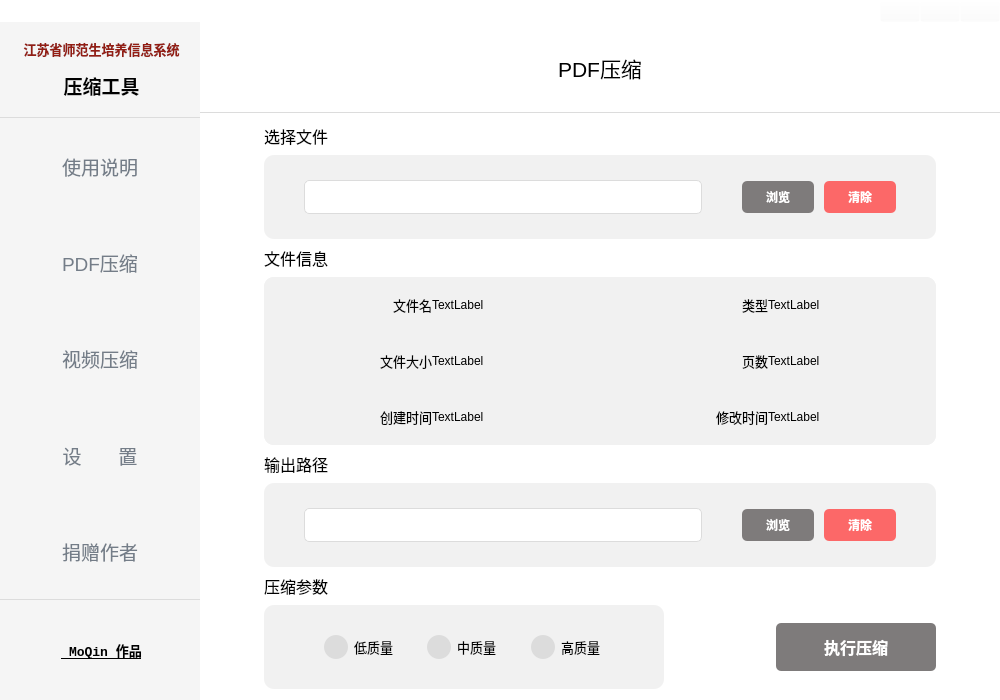
<?xml version="1.0" encoding="UTF-8"?>
<ui version="4.0">
 <class>CompressWidget</class>
 <widget class="QWidget" name="CompressWidget">
  <property name="geometry">
   <rect>
    <x>0</x>
    <y>0</y>
    <width>1000</width>
    <height>700</height>
   </rect>
  </property>
  <property name="font">
   <font>
    <family>Microsoft JhengHei UI</family>
   </font>
  </property>
  <property name="windowTitle">
   <string>Form</string>
  </property>
  <property name="styleSheet">
   <string notr="true">background-color: rgb(255, 255, 255);</string>
  </property>
  <layout class="QVBoxLayout" name="verticalLayout">
   <property name="spacing">
    <number>0</number>
   </property>
   <property name="leftMargin">
    <number>0</number>
   </property>
   <property name="topMargin">
    <number>0</number>
   </property>
   <property name="rightMargin">
    <number>0</number>
   </property>
   <property name="bottomMargin">
    <number>0</number>
   </property>
   <item>
    <layout class="QHBoxLayout" name="horizontalLayout">
     <item>
      <spacer name="horizontalSpacer">
       <property name="orientation">
        <enum>Qt::Horizontal</enum>
       </property>
       <property name="sizeType">
        <enum>QSizePolicy::Expanding</enum>
       </property>
       <property name="sizeHint" stdset="0">
        <size>
         <width>40</width>
         <height>20</height>
        </size>
       </property>
      </spacer>
     </item>
     <item>
      <widget class="QPushButton" name="minBtn">
       <property name="enabled">
        <bool>true</bool>
       </property>
       <property name="sizePolicy">
        <sizepolicy hsizetype="Minimum" vsizetype="Fixed">
         <horstretch>0</horstretch>
         <verstretch>0</verstretch>
        </sizepolicy>
       </property>
       <property name="minimumSize">
        <size>
         <width>40</width>
         <height>0</height>
        </size>
       </property>
       <property name="maximumSize">
        <size>
         <width>50</width>
         <height>25</height>
        </size>
       </property>
       <property name="styleSheet">
        <string notr="true">#minBtn{
background-color: rgba(255, 255, 255, 0);
	
}
#minBtn:hover{
background-color: #C6C6C6;
border:none;
}</string>
       </property>
       <property name="text">
        <string/>
       </property>
       <property name="icon">
        <iconset resource="../img/basicIcon.qrc">
         <normaloff>:/basic/min.png</normaloff>:/basic/min.png</iconset>
       </property>
       <property name="iconSize">
        <size>
         <width>20</width>
         <height>20</height>
        </size>
       </property>
      </widget>
     </item>
     <item>
      <widget class="QPushButton" name="maxBtn">
       <property name="sizePolicy">
        <sizepolicy hsizetype="Minimum" vsizetype="Fixed">
         <horstretch>0</horstretch>
         <verstretch>0</verstretch>
        </sizepolicy>
       </property>
       <property name="minimumSize">
        <size>
         <width>40</width>
         <height>0</height>
        </size>
       </property>
       <property name="maximumSize">
        <size>
         <width>50</width>
         <height>25</height>
        </size>
       </property>
       <property name="styleSheet">
        <string notr="true">#maxBtn{
background-color: rgba(255, 255, 255, 0);
	
}
#maxBtn:hover{
background-color: #C6C6C6;
border:none;
}</string>
       </property>
       <property name="text">
        <string/>
       </property>
       <property name="icon">
        <iconset resource="../img/basicIcon.qrc">
         <normaloff>:/basic/max.png</normaloff>:/basic/max.png</iconset>
       </property>
       <property name="iconSize">
        <size>
         <width>20</width>
         <height>20</height>
        </size>
       </property>
      </widget>
     </item>
     <item>
      <widget class="QPushButton" name="closeBtn">
       <property name="minimumSize">
        <size>
         <width>40</width>
         <height>0</height>
        </size>
       </property>
       <property name="maximumSize">
        <size>
         <width>50</width>
         <height>25</height>
        </size>
       </property>
       <property name="styleSheet">
        <string notr="true">#closeBtn{
background-color: rgba(255, 255, 255, 0);
}
#closeBtn:hover{
background-color: #FC6868;
border:none;
}</string>
       </property>
       <property name="text">
        <string/>
       </property>
       <property name="icon">
        <iconset resource="../img/basicIcon.qrc">
         <normaloff>:/basic/close.png</normaloff>:/basic/close.png</iconset>
       </property>
       <property name="iconSize">
        <size>
         <width>20</width>
         <height>20</height>
        </size>
       </property>
      </widget>
     </item>
    </layout>
   </item>
   <item>
    <layout class="QHBoxLayout" name="horizontalLayout_2" stretch="2,8">
     <property name="spacing">
      <number>0</number>
     </property>
     <item>
      <layout class="QVBoxLayout" name="verticalLayout_2" stretch="0">
       <item>
        <widget class="QWidget" name="widget" native="true">
         <property name="styleSheet">
          <string notr="true">#widget{background-color: rgb(255,255,255);}

.QPushButton{
	background-color: rgb(245,245,245);
	border:none;
	color: rgb(116, 125, 136);
}
.QPushButton:checked{
	background-color: rgba(255, 255, 255, 255);
	border:none;
	color: rgb(0, 0, 0);
}
.QLabel{
	background-color: rgba(255, 255, 255, 0);
	border:none;
}</string>
         </property>
         <layout class="QVBoxLayout" name="verticalLayout_3">
          <property name="spacing">
           <number>0</number>
          </property>
          <property name="leftMargin">
           <number>0</number>
          </property>
          <property name="topMargin">
           <number>0</number>
          </property>
          <property name="rightMargin">
           <number>0</number>
          </property>
          <property name="bottomMargin">
           <number>0</number>
          </property>
          <item>
           <widget class="QLabel" name="label">
            <property name="sizePolicy">
             <sizepolicy hsizetype="Preferred" vsizetype="Expanding">
              <horstretch>0</horstretch>
              <verstretch>0</verstretch>
             </sizepolicy>
            </property>
            <property name="styleSheet">
             <string notr="true">border-bottom:solid;
border-width:0.5px;
border-bottom-color: rgb(220, 220, 220);
background-color: rgb(245,245,245);
</string>
            </property>
            <property name="frameShape">
             <enum>QFrame::NoFrame</enum>
            </property>
            <property name="lineWidth">
             <number>1</number>
            </property>
            <property name="text">
             <string>&lt;html&gt;&lt;head/&gt;&lt;body&gt;&lt;p align=&quot;center&quot;&gt;&lt;span style=&quot; font-size:10pt; font-weight:600; color:#931d13;&quot;&gt;江苏省师范生培养信息系统&lt;/span&gt;&lt;/p&gt;&lt;p align=&quot;center&quot;&gt;&lt;span style=&quot; font-size:14pt; font-weight:600;&quot;&gt;压缩工具&lt;/span&gt;&lt;/p&gt;&lt;/body&gt;&lt;/html&gt;</string>
            </property>
           </widget>
          </item>
          <item>
           <widget class="QPushButton" name="usageBtn">
            <property name="sizePolicy">
             <sizepolicy hsizetype="Minimum" vsizetype="Expanding">
              <horstretch>0</horstretch>
              <verstretch>0</verstretch>
             </sizepolicy>
            </property>
            <property name="font">
             <font>
              <family>Microsoft YaHei UI</family>
              <pointsize>14</pointsize>
             </font>
            </property>
            <property name="text">
             <string>使用说明</string>
            </property>
            <property name="checkable">
             <bool>true</bool>
            </property>
           </widget>
          </item>
          <item>
           <widget class="QPushButton" name="pdfBtn">
            <property name="sizePolicy">
             <sizepolicy hsizetype="Minimum" vsizetype="Expanding">
              <horstretch>0</horstretch>
              <verstretch>0</verstretch>
             </sizepolicy>
            </property>
            <property name="font">
             <font>
              <family>Microsoft YaHei UI</family>
              <pointsize>14</pointsize>
             </font>
            </property>
            <property name="text">
             <string>PDF压缩</string>
            </property>
            <property name="checkable">
             <bool>true</bool>
            </property>
           </widget>
          </item>
          <item>
           <widget class="QPushButton" name="videoBtn">
            <property name="sizePolicy">
             <sizepolicy hsizetype="Minimum" vsizetype="Expanding">
              <horstretch>0</horstretch>
              <verstretch>0</verstretch>
             </sizepolicy>
            </property>
            <property name="font">
             <font>
              <family>Microsoft YaHei UI</family>
              <pointsize>14</pointsize>
             </font>
            </property>
            <property name="text">
             <string>视频压缩</string>
            </property>
            <property name="checkable">
             <bool>true</bool>
            </property>
           </widget>
          </item>
          <item>
           <widget class="QPushButton" name="settingsBtn">
            <property name="sizePolicy">
             <sizepolicy hsizetype="Minimum" vsizetype="Expanding">
              <horstretch>0</horstretch>
              <verstretch>0</verstretch>
             </sizepolicy>
            </property>
            <property name="font">
             <font>
              <family>Microsoft YaHei UI</family>
              <pointsize>14</pointsize>
             </font>
            </property>
            <property name="text">
             <string>设       置</string>
            </property>
            <property name="checkable">
             <bool>true</bool>
            </property>
           </widget>
          </item>
          <item>
           <widget class="QPushButton" name="donateBtn">
            <property name="sizePolicy">
             <sizepolicy hsizetype="Minimum" vsizetype="Expanding">
              <horstretch>0</horstretch>
              <verstretch>0</verstretch>
             </sizepolicy>
            </property>
            <property name="font">
             <font>
              <family>Microsoft YaHei UI</family>
              <pointsize>14</pointsize>
             </font>
            </property>
            <property name="text">
             <string>捐赠作者</string>
            </property>
            <property name="checkable">
             <bool>true</bool>
            </property>
           </widget>
          </item>
          <item>
           <widget class="QLabel" name="label_2">
            <property name="sizePolicy">
             <sizepolicy hsizetype="Preferred" vsizetype="Preferred">
              <horstretch>0</horstretch>
              <verstretch>0</verstretch>
             </sizepolicy>
            </property>
            <property name="minimumSize">
             <size>
              <width>0</width>
              <height>0</height>
             </size>
            </property>
            <property name="maximumSize">
             <size>
              <width>16777215</width>
              <height>16777215</height>
             </size>
            </property>
            <property name="font">
             <font>
              <family>Consolas</family>
             </font>
            </property>
            <property name="styleSheet">
             <string notr="true">border-top:solid;
border-width:0.5px;
border-top-color: rgb(220, 220, 220);
background-color: rgb(245,245,245);</string>
            </property>
            <property name="text">
             <string>&lt;html&gt;&lt;head/&gt;&lt;body&gt;&lt;p align=&quot;center&quot;&gt;&lt;br/&gt;&lt;/p&gt;&lt;p align=&quot;center&quot;&gt;&lt;img src=&quot;:/logo/github_change.png&quot; width=&quot;25&quot; height=&quot;25&quot;/&gt;&lt;a href=&quot;https://github.com/jimmy-moqin/compressTools&quot;&gt;&lt;span style=&quot; font-size:10pt; font-weight:600; text-decoration: underline; color:#000000;&quot;&gt; MoQin 作品&lt;/span&gt;&lt;/a&gt;&lt;/p&gt;&lt;p align=&quot;center&quot;&gt;&lt;br/&gt;&lt;/p&gt;&lt;/body&gt;&lt;/html&gt;</string>
            </property>
           </widget>
          </item>
         </layout>
        </widget>
       </item>
      </layout>
     </item>
     <item>
      <widget class="QStackedWidget" name="stackedWidget">
       <property name="currentIndex">
        <number>1</number>
       </property>
       <widget class="QWidget" name="page">
        <layout class="QVBoxLayout" name="verticalLayout_4" stretch="2,13">
         <property name="spacing">
          <number>0</number>
         </property>
         <property name="leftMargin">
          <number>0</number>
         </property>
         <property name="topMargin">
          <number>0</number>
         </property>
         <property name="rightMargin">
          <number>0</number>
         </property>
         <property name="bottomMargin">
          <number>0</number>
         </property>
         <item>
          <widget class="QLabel" name="label_3">
           <property name="font">
            <font>
             <family>黑体</family>
             <pointsize>16</pointsize>
            </font>
           </property>
           <property name="styleSheet">
            <string notr="true">border-bottom:solid;
border-width:0.5px;
border-bottom-color: rgb(220, 220, 220);

</string>
           </property>
           <property name="text">
            <string>使用说明</string>
           </property>
           <property name="alignment">
            <set>Qt::AlignCenter</set>
           </property>
          </widget>
         </item>
         <item>
          <spacer name="verticalSpacer">
           <property name="orientation">
            <enum>Qt::Vertical</enum>
           </property>
           <property name="sizeHint" stdset="0">
            <size>
             <width>20</width>
             <height>40</height>
            </size>
           </property>
          </spacer>
         </item>
        </layout>
       </widget>
       <widget class="QWidget" name="pdfPage">
        <property name="styleSheet">
         <string notr="true">
.QLineEdit{
	border:solid;
	border-color:#DCDCDC;
	border-width:0.5px;
	height:32px;
	border-radius:5px;
}
.QPushButton{
	border:none;
	border-radius:5px;
	width:72px;
	height:32px;
	background-color: rgb(126, 123, 123);
	color:rgb(255, 255, 255);
	font-family:&quot;黑体&quot;;
	font-weight:bold;
}
#browseBtn1:hover{
	background-color: rgb(39, 39, 39);
}
#browseBtn2:hover{
	background-color: rgb(39, 39, 39);
}
#clearBtn1{
	background-color: rgb(252, 104, 104);
}
#clearBtn2{
	background-color: rgb(252, 104, 104);
}
#clearBtn1:hover{
	background-color: rgb(255, 29, 29);
}
#clearBtn2:hover{
	background-color: rgb(255, 29, 29);
}</string>
        </property>
        <layout class="QVBoxLayout" name="verticalLayout_5" stretch="3,19">
         <property name="spacing">
          <number>0</number>
         </property>
         <property name="leftMargin">
          <number>0</number>
         </property>
         <property name="topMargin">
          <number>0</number>
         </property>
         <property name="rightMargin">
          <number>0</number>
         </property>
         <property name="bottomMargin">
          <number>11</number>
         </property>
         <item>
          <widget class="QLabel" name="label_4">
           <property name="font">
            <font>
             <family>Microsoft YaHei UI</family>
             <pointsize>16</pointsize>
            </font>
           </property>
           <property name="styleSheet">
            <string notr="true">border-bottom:solid;
border-width:0.5px;
border-bottom-color: rgb(220, 220, 220);

</string>
           </property>
           <property name="text">
            <string>PDF压缩</string>
           </property>
           <property name="alignment">
            <set>Qt::AlignCenter</set>
           </property>
          </widget>
         </item>
         <item>
          <layout class="QHBoxLayout" name="horizontalLayout_3">
           <property name="spacing">
            <number>0</number>
           </property>
           <item>
            <spacer name="horizontalSpacer_3">
             <property name="orientation">
              <enum>Qt::Horizontal</enum>
             </property>
             <property name="sizeType">
              <enum>QSizePolicy::Fixed</enum>
             </property>
             <property name="sizeHint" stdset="0">
              <size>
               <width>64</width>
               <height>20</height>
              </size>
             </property>
            </spacer>
           </item>
           <item>
            <layout class="QVBoxLayout" name="verticalLayout_6" stretch="0,1,0,2,0,1,0,1">
             <property name="spacing">
              <number>7</number>
             </property>
             <property name="sizeConstraint">
              <enum>QLayout::SetMinimumSize</enum>
             </property>
             <property name="topMargin">
              <number>11</number>
             </property>
             <item>
              <widget class="QLabel" name="label_5">
               <property name="font">
                <font>
                 <family>Microsoft YaHei UI</family>
                 <pointsize>12</pointsize>
                </font>
               </property>
               <property name="text">
                <string>选择文件</string>
               </property>
              </widget>
             </item>
             <item>
              <widget class="QWidget" name="widget_2" native="true">
               <property name="styleSheet">
                <string notr="true">.QWidget{
	background-color: rgb(241, 241, 241);
	border-radius:10px;
}</string>
               </property>
               <layout class="QHBoxLayout" name="horizontalLayout_4">
                <property name="spacing">
                 <number>0</number>
                </property>
                <property name="leftMargin">
                 <number>0</number>
                </property>
                <property name="topMargin">
                 <number>0</number>
                </property>
                <property name="rightMargin">
                 <number>0</number>
                </property>
                <property name="bottomMargin">
                 <number>0</number>
                </property>
                <item>
                 <spacer name="horizontalSpacer_5">
                  <property name="orientation">
                   <enum>Qt::Horizontal</enum>
                  </property>
                  <property name="sizeType">
                   <enum>QSizePolicy::Fixed</enum>
                  </property>
                  <property name="sizeHint" stdset="0">
                   <size>
                    <width>40</width>
                    <height>20</height>
                   </size>
                  </property>
                 </spacer>
                </item>
                <item>
                 <widget class="QLineEdit" name="lineEdit">
                  <property name="sizePolicy">
                   <sizepolicy hsizetype="Expanding" vsizetype="Fixed">
                    <horstretch>0</horstretch>
                    <verstretch>0</verstretch>
                   </sizepolicy>
                  </property>
                  <property name="minimumSize">
                   <size>
                    <width>0</width>
                    <height>32</height>
                   </size>
                  </property>
                 </widget>
                </item>
                <item>
                 <spacer name="horizontalSpacer_7">
                  <property name="orientation">
                   <enum>Qt::Horizontal</enum>
                  </property>
                  <property name="sizeType">
                   <enum>QSizePolicy::Fixed</enum>
                  </property>
                  <property name="sizeHint" stdset="0">
                   <size>
                    <width>40</width>
                    <height>20</height>
                   </size>
                  </property>
                 </spacer>
                </item>
                <item>
                 <widget class="QPushButton" name="browseBtn1">
                  <property name="minimumSize">
                   <size>
                    <width>0</width>
                    <height>32</height>
                   </size>
                  </property>
                  <property name="font">
                   <font>
                    <family>黑体</family>
                    <weight>75</weight>
                    <bold>true</bold>
                   </font>
                  </property>
                  <property name="styleSheet">
                   <string notr="true">#browseBtn1:hover{
	background-color: rgb(39, 39, 39);
}
#clearBtn1{
	background-color: rgb(252, 104, 104);
}</string>
                  </property>
                  <property name="text">
                   <string>浏览</string>
                  </property>
                 </widget>
                </item>
                <item>
                 <spacer name="horizontalSpacer_8">
                  <property name="orientation">
                   <enum>Qt::Horizontal</enum>
                  </property>
                  <property name="sizeType">
                   <enum>QSizePolicy::Fixed</enum>
                  </property>
                  <property name="sizeHint" stdset="0">
                   <size>
                    <width>10</width>
                    <height>20</height>
                   </size>
                  </property>
                 </spacer>
                </item>
                <item>
                 <widget class="QPushButton" name="clearBtn1">
                  <property name="sizePolicy">
                   <sizepolicy hsizetype="Minimum" vsizetype="Fixed">
                    <horstretch>0</horstretch>
                    <verstretch>0</verstretch>
                   </sizepolicy>
                  </property>
                  <property name="minimumSize">
                   <size>
                    <width>0</width>
                    <height>32</height>
                   </size>
                  </property>
                  <property name="font">
                   <font>
                    <family>黑体</family>
                    <weight>75</weight>
                    <bold>true</bold>
                   </font>
                  </property>
                  <property name="text">
                   <string>清除</string>
                  </property>
                 </widget>
                </item>
                <item>
                 <spacer name="horizontalSpacer_6">
                  <property name="orientation">
                   <enum>Qt::Horizontal</enum>
                  </property>
                  <property name="sizeType">
                   <enum>QSizePolicy::Fixed</enum>
                  </property>
                  <property name="sizeHint" stdset="0">
                   <size>
                    <width>40</width>
                    <height>20</height>
                   </size>
                  </property>
                 </spacer>
                </item>
               </layout>
              </widget>
             </item>
             <item>
              <widget class="QLabel" name="label_6">
               <property name="font">
                <font>
                 <family>Microsoft YaHei UI</family>
                 <pointsize>12</pointsize>
                </font>
               </property>
               <property name="text">
                <string>文件信息</string>
               </property>
              </widget>
             </item>
             <item>
              <widget class="QWidget" name="widget_3" native="true">
               <property name="styleSheet">
                <string notr="true">.QWidget{
background-color: rgb(241, 241, 241);
border-radius:10px;
}
.QLabel{
background-color: rgb(241, 241, 241);
border-radius:10px;
}</string>
               </property>
               <layout class="QGridLayout" name="gridLayout">
                <property name="leftMargin">
                 <number>0</number>
                </property>
                <property name="topMargin">
                 <number>0</number>
                </property>
                <property name="rightMargin">
                 <number>0</number>
                </property>
                <property name="bottomMargin">
                 <number>0</number>
                </property>
                <property name="spacing">
                 <number>0</number>
                </property>
                <item row="0" column="0">
                 <widget class="QLabel" name="label_7">
                  <property name="font">
                   <font>
                    <family>Microsoft YaHei UI</family>
                    <pointsize>10</pointsize>
                   </font>
                  </property>
                  <property name="text">
                   <string>文件名</string>
                  </property>
                  <property name="alignment">
                   <set>Qt::AlignRight|Qt::AlignTrailing|Qt::AlignVCenter</set>
                  </property>
                 </widget>
                </item>
                <item row="2" column="0">
                 <widget class="QLabel" name="label_8">
                  <property name="font">
                   <font>
                    <family>Microsoft YaHei UI</family>
                    <pointsize>10</pointsize>
                   </font>
                  </property>
                  <property name="text">
                   <string>创建时间</string>
                  </property>
                  <property name="alignment">
                   <set>Qt::AlignRight|Qt::AlignTrailing|Qt::AlignVCenter</set>
                  </property>
                 </widget>
                </item>
                <item row="2" column="2">
                 <widget class="QLabel" name="label_12">
                  <property name="font">
                   <font>
                    <family>Microsoft YaHei UI</family>
                    <pointsize>10</pointsize>
                   </font>
                  </property>
                  <property name="text">
                   <string>修改时间</string>
                  </property>
                  <property name="alignment">
                   <set>Qt::AlignRight|Qt::AlignTrailing|Qt::AlignVCenter</set>
                  </property>
                 </widget>
                </item>
                <item row="0" column="3">
                 <widget class="QLabel" name="label_16">
                  <property name="font">
                   <font>
                    <family>Microsoft YaHei UI</family>
                   </font>
                  </property>
                  <property name="text">
                   <string>TextLabel</string>
                  </property>
                 </widget>
                </item>
                <item row="2" column="3">
                 <widget class="QLabel" name="label_18">
                  <property name="font">
                   <font>
                    <family>Microsoft YaHei UI</family>
                   </font>
                  </property>
                  <property name="text">
                   <string>TextLabel</string>
                  </property>
                 </widget>
                </item>
                <item row="1" column="2">
                 <widget class="QLabel" name="label_11">
                  <property name="font">
                   <font>
                    <family>Microsoft YaHei UI</family>
                    <pointsize>10</pointsize>
                   </font>
                  </property>
                  <property name="text">
                   <string>页数</string>
                  </property>
                  <property name="alignment">
                   <set>Qt::AlignRight|Qt::AlignTrailing|Qt::AlignVCenter</set>
                  </property>
                 </widget>
                </item>
                <item row="1" column="3">
                 <widget class="QLabel" name="label_17">
                  <property name="font">
                   <font>
                    <family>Microsoft YaHei UI</family>
                   </font>
                  </property>
                  <property name="text">
                   <string>TextLabel</string>
                  </property>
                 </widget>
                </item>
                <item row="0" column="2">
                 <widget class="QLabel" name="label_10">
                  <property name="font">
                   <font>
                    <family>Microsoft YaHei UI</family>
                    <pointsize>10</pointsize>
                   </font>
                  </property>
                  <property name="text">
                   <string>类型</string>
                  </property>
                  <property name="alignment">
                   <set>Qt::AlignRight|Qt::AlignTrailing|Qt::AlignVCenter</set>
                  </property>
                 </widget>
                </item>
                <item row="0" column="1">
                 <widget class="QLabel" name="label_13">
                  <property name="font">
                   <font>
                    <family>Microsoft YaHei UI</family>
                   </font>
                  </property>
                  <property name="text">
                   <string>TextLabel</string>
                  </property>
                 </widget>
                </item>
                <item row="1" column="1">
                 <widget class="QLabel" name="label_14">
                  <property name="font">
                   <font>
                    <family>Microsoft YaHei UI</family>
                   </font>
                  </property>
                  <property name="text">
                   <string>TextLabel</string>
                  </property>
                 </widget>
                </item>
                <item row="1" column="0">
                 <widget class="QLabel" name="label_9">
                  <property name="font">
                   <font>
                    <family>Microsoft YaHei UI</family>
                    <pointsize>10</pointsize>
                   </font>
                  </property>
                  <property name="text">
                   <string>文件大小</string>
                  </property>
                  <property name="alignment">
                   <set>Qt::AlignRight|Qt::AlignTrailing|Qt::AlignVCenter</set>
                  </property>
                 </widget>
                </item>
                <item row="2" column="1">
                 <widget class="QLabel" name="label_15">
                  <property name="font">
                   <font>
                    <family>Microsoft YaHei UI</family>
                   </font>
                  </property>
                  <property name="text">
                   <string>TextLabel</string>
                  </property>
                 </widget>
                </item>
               </layout>
              </widget>
             </item>
             <item>
              <widget class="QLabel" name="label_19">
               <property name="font">
                <font>
                 <family>Microsoft YaHei UI</family>
                 <pointsize>12</pointsize>
                </font>
               </property>
               <property name="text">
                <string>输出路径</string>
               </property>
              </widget>
             </item>
             <item>
              <widget class="QWidget" name="widget_4" native="true">
               <property name="styleSheet">
                <string notr="true">.QWidget{
background-color: rgb(241, 241, 241);
border-radius:10px;}</string>
               </property>
               <layout class="QHBoxLayout" name="horizontalLayout_6">
                <property name="spacing">
                 <number>0</number>
                </property>
                <property name="leftMargin">
                 <number>0</number>
                </property>
                <property name="topMargin">
                 <number>0</number>
                </property>
                <property name="rightMargin">
                 <number>0</number>
                </property>
                <property name="bottomMargin">
                 <number>0</number>
                </property>
                <item>
                 <spacer name="horizontalSpacer_9">
                  <property name="orientation">
                   <enum>Qt::Horizontal</enum>
                  </property>
                  <property name="sizeType">
                   <enum>QSizePolicy::Fixed</enum>
                  </property>
                  <property name="sizeHint" stdset="0">
                   <size>
                    <width>40</width>
                    <height>20</height>
                   </size>
                  </property>
                 </spacer>
                </item>
                <item>
                 <widget class="QLineEdit" name="lineEdit_2"/>
                </item>
                <item>
                 <spacer name="horizontalSpacer_10">
                  <property name="orientation">
                   <enum>Qt::Horizontal</enum>
                  </property>
                  <property name="sizeType">
                   <enum>QSizePolicy::Fixed</enum>
                  </property>
                  <property name="sizeHint" stdset="0">
                   <size>
                    <width>40</width>
                    <height>20</height>
                   </size>
                  </property>
                 </spacer>
                </item>
                <item>
                 <widget class="QPushButton" name="browseBtn2">
                  <property name="text">
                   <string>浏览</string>
                  </property>
                 </widget>
                </item>
                <item>
                 <spacer name="horizontalSpacer_11">
                  <property name="orientation">
                   <enum>Qt::Horizontal</enum>
                  </property>
                  <property name="sizeType">
                   <enum>QSizePolicy::Fixed</enum>
                  </property>
                  <property name="sizeHint" stdset="0">
                   <size>
                    <width>10</width>
                    <height>20</height>
                   </size>
                  </property>
                 </spacer>
                </item>
                <item>
                 <widget class="QPushButton" name="clearBtn2">
                  <property name="text">
                   <string>清除</string>
                  </property>
                 </widget>
                </item>
                <item>
                 <spacer name="horizontalSpacer_12">
                  <property name="orientation">
                   <enum>Qt::Horizontal</enum>
                  </property>
                  <property name="sizeType">
                   <enum>QSizePolicy::Fixed</enum>
                  </property>
                  <property name="sizeHint" stdset="0">
                   <size>
                    <width>40</width>
                    <height>20</height>
                   </size>
                  </property>
                 </spacer>
                </item>
               </layout>
              </widget>
             </item>
             <item>
              <widget class="QLabel" name="label_20">
               <property name="font">
                <font>
                 <family>Microsoft YaHei UI</family>
                 <pointsize>12</pointsize>
                </font>
               </property>
               <property name="text">
                <string>压缩参数</string>
               </property>
              </widget>
             </item>
             <item>
              <layout class="QHBoxLayout" name="horizontalLayout_7">
               <property name="spacing">
                <number>0</number>
               </property>
               <item>
                <widget class="QWidget" name="widget_5" native="true">
                 <property name="sizePolicy">
                  <sizepolicy hsizetype="Fixed" vsizetype="Expanding">
                   <horstretch>0</horstretch>
                   <verstretch>0</verstretch>
                  </sizepolicy>
                 </property>
                 <property name="minimumSize">
                  <size>
                   <width>400</width>
                   <height>0</height>
                  </size>
                 </property>
                 <property name="styleSheet">
                  <string notr="true">.QWidget{
background-color: rgb(241, 241, 241);
border-radius:10px;}

.QRadioButton{
background-color: rgb(241, 241, 241);
}
QRadioButton::indicator {width: 24px;height: 24px;border-radius:12px}
                /*单选框未选中样式*/
QRadioButton::indicator::unchecked {background-color:#DCDCDC}
                /*单选框选中样式*/
QRadioButton::indicator::checked {background-color:#7E7B7B}
</string>
                 </property>
                 <layout class="QHBoxLayout" name="horizontalLayout_8">
                  <property name="spacing">
                   <number>0</number>
                  </property>
                  <property name="leftMargin">
                   <number>0</number>
                  </property>
                  <property name="topMargin">
                   <number>0</number>
                  </property>
                  <property name="rightMargin">
                   <number>0</number>
                  </property>
                  <property name="bottomMargin">
                   <number>0</number>
                  </property>
                  <item>
                   <spacer name="horizontalSpacer_13">
                    <property name="orientation">
                     <enum>Qt::Horizontal</enum>
                    </property>
                    <property name="sizeType">
                     <enum>QSizePolicy::Fixed</enum>
                    </property>
                    <property name="sizeHint" stdset="0">
                     <size>
                      <width>60</width>
                      <height>20</height>
                     </size>
                    </property>
                   </spacer>
                  </item>
                  <item>
                   <widget class="QRadioButton" name="radioButton">
                    <property name="font">
                     <font>
                      <family>Microsoft YaHei UI</family>
                      <pointsize>10</pointsize>
                     </font>
                    </property>
                    <property name="text">
                     <string>低质量</string>
                    </property>
                   </widget>
                  </item>
                  <item>
                   <widget class="QRadioButton" name="radioButton_2">
                    <property name="font">
                     <font>
                      <family>Microsoft YaHei UI</family>
                      <pointsize>10</pointsize>
                     </font>
                    </property>
                    <property name="text">
                     <string>中质量</string>
                    </property>
                   </widget>
                  </item>
                  <item>
                   <widget class="QRadioButton" name="radioButton_3">
                    <property name="font">
                     <font>
                      <family>Microsoft YaHei UI</family>
                      <pointsize>10</pointsize>
                     </font>
                    </property>
                    <property name="text">
                     <string>高质量</string>
                    </property>
                   </widget>
                  </item>
                  <item>
                   <spacer name="horizontalSpacer_14">
                    <property name="orientation">
                     <enum>Qt::Horizontal</enum>
                    </property>
                    <property name="sizeType">
                     <enum>QSizePolicy::Fixed</enum>
                    </property>
                    <property name="sizeHint" stdset="0">
                     <size>
                      <width>30</width>
                      <height>20</height>
                     </size>
                    </property>
                   </spacer>
                  </item>
                 </layout>
                </widget>
               </item>
               <item>
                <spacer name="horizontalSpacer_2">
                 <property name="orientation">
                  <enum>Qt::Horizontal</enum>
                 </property>
                 <property name="sizeType">
                  <enum>QSizePolicy::Expanding</enum>
                 </property>
                 <property name="sizeHint" stdset="0">
                  <size>
                   <width>80</width>
                   <height>20</height>
                  </size>
                 </property>
                </spacer>
               </item>
               <item>
                <widget class="QPushButton" name="runCompressBtn">
                 <property name="sizePolicy">
                  <sizepolicy hsizetype="Fixed" vsizetype="Fixed">
                   <horstretch>0</horstretch>
                   <verstretch>0</verstretch>
                  </sizepolicy>
                 </property>
                 <property name="minimumSize">
                  <size>
                   <width>160</width>
                   <height>0</height>
                  </size>
                 </property>
                 <property name="font">
                  <font>
                   <family>黑体</family>
                   <pointsize>12</pointsize>
                   <weight>75</weight>
                   <bold>true</bold>
                  </font>
                 </property>
                 <property name="styleSheet">
                  <string notr="true">#runCompressBtn{
	height:48px;
}
#runCompressBtn:hover{
	
	background-color: rgb(39, 39, 39);
}</string>
                 </property>
                 <property name="text">
                  <string>执行压缩</string>
                 </property>
                </widget>
               </item>
              </layout>
             </item>
            </layout>
           </item>
           <item>
            <spacer name="horizontalSpacer_4">
             <property name="orientation">
              <enum>Qt::Horizontal</enum>
             </property>
             <property name="sizeType">
              <enum>QSizePolicy::Fixed</enum>
             </property>
             <property name="sizeHint" stdset="0">
              <size>
               <width>64</width>
               <height>20</height>
              </size>
             </property>
            </spacer>
           </item>
          </layout>
         </item>
        </layout>
       </widget>
      </widget>
     </item>
    </layout>
   </item>
  </layout>
 </widget>
 <resources>
  <include location="../img/basicIcon.qrc"/>
 </resources>
 <connections/>
</ui>
